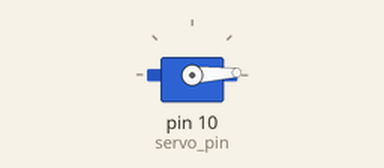
Simulated run of this sketch. Board: Arduino Uno, built with avr-gcc and run on an emulated ATmega328P. Shown: servo.

Above: at 0.05 s.
At 1.3 s:
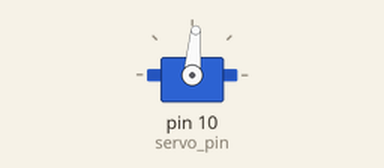
At 2.6 s:
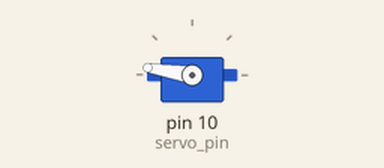
At 5.2 s:
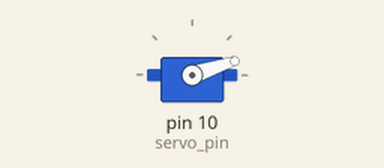
Timing chart, 0 to 7.1 s (numbered marks = the images above):
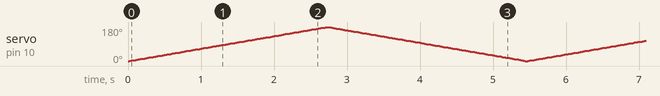

The sketch:

lesson-2-servo-motor.ino
```cpp
/*
  Opporating Servo Motors
  Sweeps a servo motor from 0 to 180 degrees

  Requires the Servo.h library be included
*/
#include <Servo.h>

/*
    Define myservo as an object so it can be called by name later
*/
Servo myservo;

/*
  Create a variable for storing the servo position. The position will be changed
  dynamically based on the main loop.

  Also create a variable to hold the pin number our servo is plugged into.
*/
int pos = 0;
int servo_pin = 10;


/*
  The setup function runs once when you press reset or power the board. The
  "void" keyword indicates that the function is not expected to return any
  information to the larger program.

   In this lesson we will create the myservo object and attach it to the correct pin
*/
void setup() {
  myservo.attach(servo_pin);
}


/*
  The loop function runs over and over again forever. This is the main loop for
  your application.

  In this lesson we will sweep the motor from 0 degrees to 180 degrees in steps
  of 1 degree.
*/
void loop() {
  for (pos = 0; pos <= 180; pos += 1) { // Add 1 step with each loop
    myservo.write(pos);              // tell servo to go to position in variable 'pos'
    delay(15);                       // waits 15ms for the servo to reach the position
  }
  for (pos = 180; pos >= 0; pos -= 1) { // goes from 180 degrees to 0 degrees
    myservo.write(pos);              // tell servo to go to position in variable 'pos'
    delay(15);                       // waits 15ms for the servo to reach the position
  }
}
```
